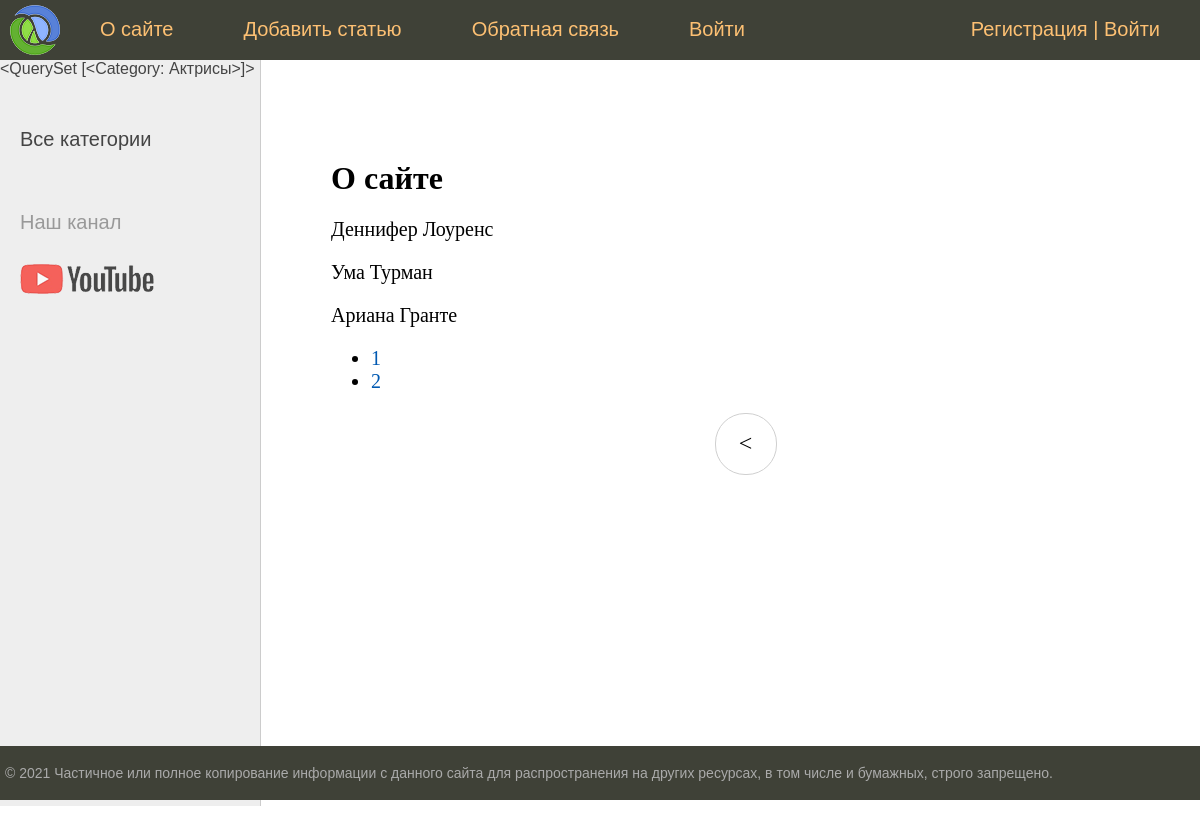
/about/?page=2, run on an earlier commit of the app's database.
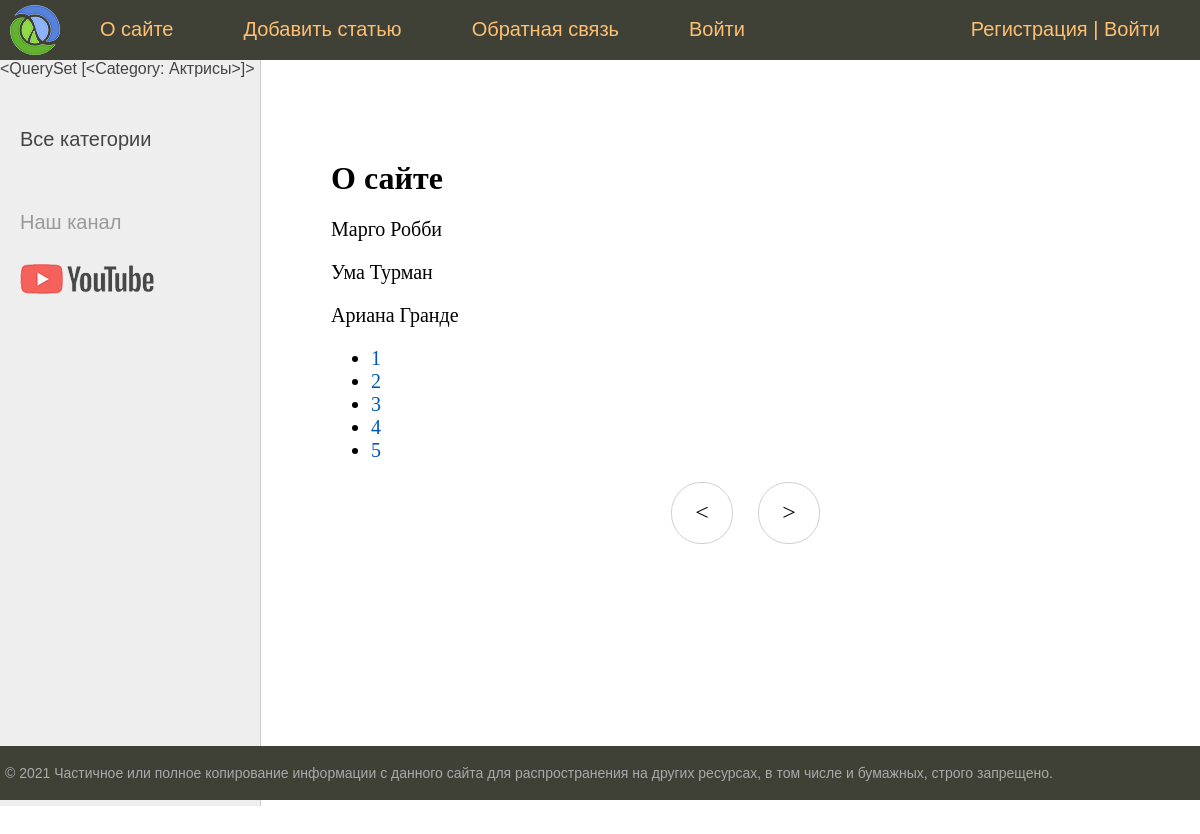
And on a later commit of the database.
### women/models.py (models this page shows, shortened)
class Category(models.Model):
    name = models.CharField(max_length=100, db_index=True, verbose_name="Категория")
    slug = models.SlugField(max_length=255, unique=True, db_index=True, verbose_name="URL")
    def __str__(self):
        return self.name
    class Meta:
        verbose_name = "Категории"
        verbose_name_plural = "Категория"
        ordering = ['id']

class Women(models.Model):
    title = models.CharField(max_length=255, verbose_name='Заголовок')
    slug = models.SlugField(max_length=255, unique=True, db_index=True, verbose_name="URL")
    content = models.TextField(blank=True, verbose_name='Текс статьи')
    photo = models.ImageField(upload_to="photos/%Y/%m/%d/", verbose_name="Фото")
    time_create = models.DateTimeField(auto_now_add=True, verbose_name="Время создания")
    time_update = models.DateTimeField(auto_now=True, verbose_name="Время изменения")
    is_published = models.BooleanField(default=True, verbose_name="Публикация")
    cat = models.ForeignKey('Category', on_delete=models.PROTECT, verbose_name="Категория")
    def __str__(self):
        return self.title
    class Meta:
        verbose_name = "Известные женщины"
        verbose_name_plural = "Известные женщины"
        ordering = ['time_create', 'title']

### women/views.py (the view)
# urls.py: path('about/', about, name='about'),
def about(request):
    contact_list = Women.objects.all()
    paginator = Paginator(contact_list, 3)
    page_number = request.GET.get('page')
    page_obj = paginator.get_page(page_number)
    return render(request, 'women/about.html', {'page_obj': page_obj, 'menu': menu, 'title': 'О сайте'})

### women/templatetags/women_tags.py (called while the page is built)
@register.simple_tag(name='getcats')
def get_categories(filter=None):
    if not filter:
        return Category.objects.all()
    else:
        return Category.objects.filter(pk=filter)

### women/templates/women/about.html
{% extends 'women/base.html' %}
{% block content %}
<h1>{{title}}</h1>
    {% for contact in page_obj %}
        <p>{{ contact }}</p>
    {% endfor %}
    <nav>
    <ul>
        {% for p in page_obj.paginator.page_range %}
        <li>
            <a href="?page={{ p }}">{{ p }}</a>
        </li>
        {% endfor %}
    </ul>
    </nav>
{% endblock %}

### women/templates/women/base.html (shortened to what this page needs)
{% load static %}
{% load women_tags %}
<!DOCTYPE html>
<html>
<head>
    <link type="text/css" href="{% static 'women/css/styles.css' %}" rel="stylesheet"/>
</head>
<body>
<table class="table-page" border=0 cellpadding="0" cellspacing="0">
    <tr>
        <td valign=top>
            {% block mainmenu %}
                <div class="header">
                    <ul id="mainmenu" class="mainmenu">
                        <li class="logo"><a href="{% url 'home' %}">
                            <div class="logo"></div>
                        </a></li>
                        {% for m in menu %}
                            <li><a href="{% url m.url_name %}">{{ m.title }}</a></li>
                        {% endfor %}
                        {% if request.user.is_authenticated %}
                            <li class="last"> {{ user.username }} | <a href="{% url 'logout' %}"> Выйти </a></li>
                        {% else %}
                            <li class="last"><a href="{% url 'register' %}">Регистрация </a> | <a
                                    href="{% url 'login' %}">Войти</a></li>
                        {% endif %}
                    </ul>
                </div>
            {% endblock mainmenu %}
            <table class="table-content" border=0 cellpadding="0" cellspacing="0">
                <tr>
                    <td valign="top" class="left-chapters">
                        {% getcats filter=1 %}
                        <ul id="leftchapters">
                            {% if cat_selected == 0 %}
                                <li class="selected">Все категории</li>
                            {% else %}
                                <li><a href="{% url 'home' %}"> Все категории </a></li>
                            {% endif %}
                            <li class="share">
                                <p>Наш канал</p>
                                <a class="share-yt"
                                   href="https://www.youtube.com/channel/UClJzWfGWuGJL2t-3dYKcHTA/playlists"
                                   target="_blank" rel="nofollow"></a>
                            </li>
                        </ul>
                    </td>
                    <td valign="top" class="content">
                        <div class="content-text">
                            {% block content %}
                            {% endblock %}
                            {% if page_obj.has_other_pages %}
                                <nav class="list-pages">
                                    <ul>
                                        {% if page_obj.has_previous %}
                                            <li class="page-num">
                                                <a href="?page={{ page_obj.previous_page_number }}">&lt;</a>
                                            </li>
                                        {% endif %}
                                        {% if page_obj.has_next %}
                                            <li class="page-num">
                                                <a href="?page={{ page_obj.next_page_number }}">&gt;</a>
                                            </li>
                                        {% endif %}
                                    </ul>
                                </nav>
                            {% endif %}
                        </div>
                    </td>
                </tr>
            </table>
        </td>
    </tr>
    <tr>
        <td valign=top>
            <div id="footer">
                <p>&copy; 2021 Частичное или полное копирование информации с данного сайта для распространения на других
                    ресурсах, в том числе и бумажных, строго запрещено.</p>
            </div>
        </td>
    </tr>
</table>
</body>
</html>

### women/static/women/css/styles.css (style rules this page uses)
html, body { font-family: 'Arial'; margin: 0; padding: 0; height: 100%; width: 100%; color: #444; }
a { color: #0059b2; text-decoration: none; }
.table-page { width: 100%; height: 100%; vertical-align: top; }
.table-page tr { height: 100%; }
.header { background: #3F4137; height: 60px; }
.logo { background: url('../images/logo.png') no-repeat 10px 5px; width: 70px; height: 60px; }
ul.mainmenu { list-style: none; margin: 0; padding: 0; height: 60px; color: #fdc073; font-size: 20px; overflow: hidden; }
ul.mainmenu li { float: left; margin: 18px 40px 0 30px; }
ul.mainmenu li.logo { margin: 0; }
ul.mainmenu li.last { float: right; }
ul.mainmenu li a { color: #fdc073; text-decoration: none; }
.table-content { width: 100%; min-height: 100%; height: 100%; }
.left-chapters { margin: 0; background: #eee; border-right: 1px solid #ccc; min-height: 100%; }
.left-chapters ul { width: 230px; min-height: 100%; margin: 0; padding: 20px 10px 10px 20px; list-style: none; font-size: 20px; }
.left-chapters ul li { margin: 30px 0 0 0; color: #999; }
.left-chapters ul li a { color: #444; text-decoration: none; }
.left-chapters ul li.share { margin: 60px 0 0 0; }
.left-chapters ul li.share p { margin: 30px 0 30px 0; }
.left-chapters ul li.share a { display: inline-block; width: 40px; height: 40px; margin: 0 20px 0 0; }
.left-chapters ul li.share a.share-yt { width: 100%; height: 30px; background: url('../images/share_yt.png') no-repeat 0 0 }
.content { padding: 40px 20px 20px 40px; width: 100%; box-sizing: border-box; }
.content-text { margin: 60px 0 0 30px; color: #000; font-size: 20px; font-family: Yandex Sans Display Light; }
.content-text h1 { font-size: 32px; }
#footer { box-sizing: border-box; background: #3F4137; padding: 5px; color: #aaa; font-size: 14px; font-family: Verdana, Geneva, Arial, Helvetica; text-align: left; overflow: hidden; }
.list-pages { text-align: center; margin: 0 0 20px 0; }
.list-pages ul { margin: 20px 0 0 0; padding: 0; list-style: none; }
.list-pages ul li { display: inline-block; margin: 0 20px 0 0; }
.list-pages a { color: #000; font-size: 24px; text-decoration: none; }
.list-pages .page-num, .page-num-selected { display: inline-block; width: 60px; height: 44px; padding: 16px 0 0 0; border: 1px solid #d0d0d0; border-radius: 30px; }

What changed in the data, as far as the page shows it:
removed Women: title "Деннифер Лоуренс"
no longer on this page (row edited): Women: title "Ариана Гранте"
added Women: title "Марго Робби"
added Women: title "Ариана Гранде"
Also different on the page:
new list line: "3"
new list line: "4"
new list line: "5"
